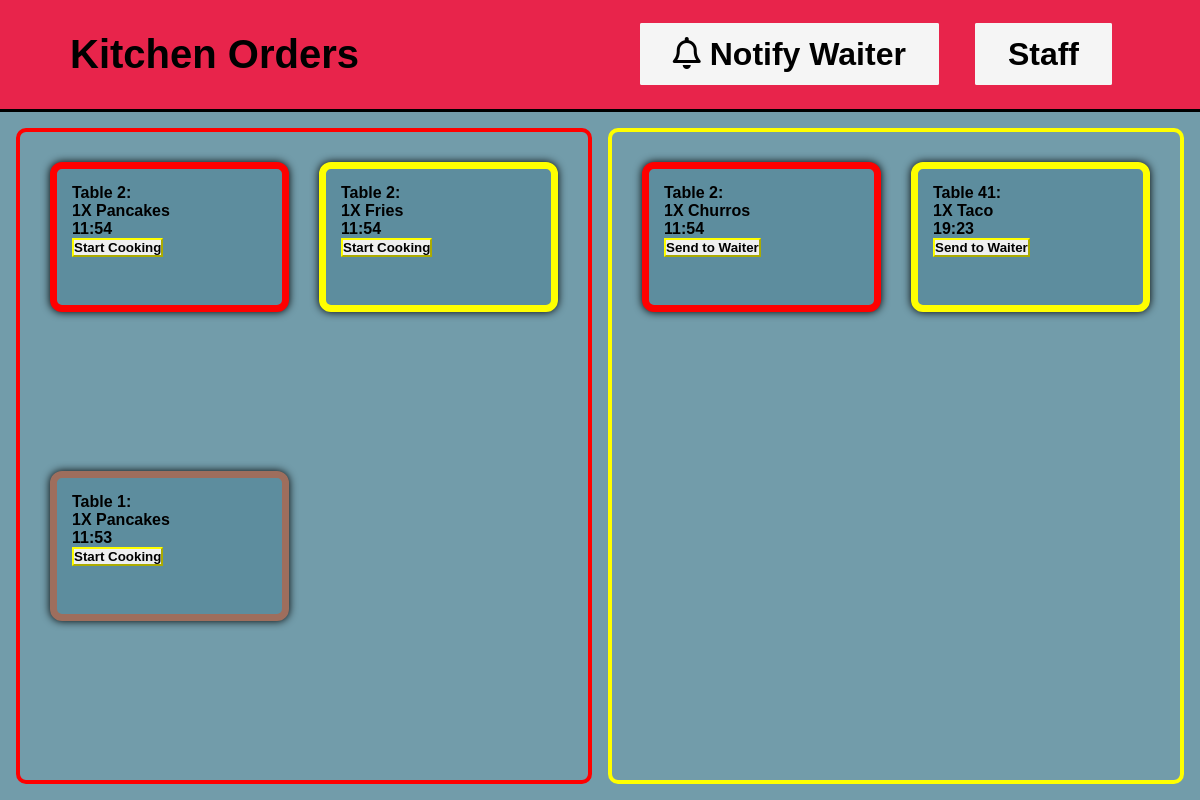
The page /app/kitchen/ on the database its author committed.
### app/models.py (models this page shows, shortened)
class Orders(models.Model):
    statusOptions = {
        ("REC", "Received"),
        ("CKG", "Cooking"),
        ("RTC", "Ready to collect"),
        ("UPD", "Not paid for"),
        ("COM", "Completed"),
    }
    orderID = models.AutoField(primary_key=True)
    table = models.IntegerField()
    menuItem = models.ForeignKey(MenuItem, on_delete=models.CASCADE)
    quantity = models.IntegerField()
    status = models.CharField(max_length=3, choices=statusOptions) #default="REC"
    timestamp = models.DateTimeField(auto_now_add=True)
    class Meta:
        ordering = ['timestamp']

class MenuItem(models.Model):
    categoryOptions = {
        ('starters', 'Starter'),
        ('mains', 'Main'),
        ('desserts', 'Dessert'),
        ('drinks', 'Drink')
    }
    spiceOptions = {
        ('spiceless', 'Spiceless'), #there is no filter option for this but it is the default option (?)
        ('mild', 'Mild'),
        ('hot', 'Hot'),
        ('atomic', 'Atomic')
    }
    allergyOptions = {
        ('none', 'None'), #there is no filter option for this but it is the default option (?)
        ('dairy', 'Dairy'),
        ('gluten', 'Gluten'),
        ('nuts', 'Nuts'),
        ('vegetarian', 'Vegetarian')
    }
    menuItemID = models.AutoField(primary_key=True)
    available = models.BooleanField()
    name = models.CharField(max_length=30)
    description = models.CharField(max_length=120, default = 'Delicious meal')
    price = models.FloatField()
    calories = models.IntegerField(validators=[MaxValueValidator(3500)], default = 150)
    image = models.ImageField(upload_to='MenuItemImages/', blank=False, null=False)
    category = models.CharField(max_length=30, default = 'mains', choices=categoryOptions)
    spice = models.CharField(max_length = 15, default = 'spiceless', choices=spiceOptions)
    allergy = models.CharField(max_length = 30, default = 'none', choices=allergyOptions) #uses string, not discrete options
    def __str__(self):
        return self.name

### app/views.py (the view)
# urls.py: path('kitchen/', kitchen, name='kitchen'),
def kitchen(request):
    RECOrders = Orders.objects.filter(status="REC")
    CKGOrders = Orders.objects.filter(status="CKG")
    context = {
        'RECOrders': RECOrders,
        'CKGOrders': CKGOrders,
    }
    return render(request, 'kitchen.html', context)

### app/templates/kitchen.html (shortened to what this page needs)
<!DOCTYPE html>
<html lang="en">
<head>
  {% load static %}
  <link rel="stylesheet" type="text/css" href="{% static 'app/style.css' %}">
  <link rel="stylesheet" type="text/css" href="{% static 'app/kitchen.css' %}">
  <link rel="stylesheet" href="https://cdnjs.cloudflare.com/ajax/libs/font-awesome/6.5.1/css/all.min.css"
 />
  <link rel="stylesheet" href="https://cdnjs.cloudflare.com/ajax/libs/font-awesome/6.5.1/css/all.min.css">
</head>
<body>
  <nav class="navbar">
    <div class="logo">Kitchen Orders</div>
    <ul class="pages">
      <li><a href="{% url 'kitchenCallWaiter' %}"><i class="fa-regular fa-bell"></i>&nbsp;Notify Waiter</a></li>
      <li><a href="{% url 'staffPick' %}">Staff</a></li>
    </ul>
  </nav>
  <article class="orders">
    <section class="grid" id="grid1">
      {% for order in RECOrders %}
        <div class="staff-order">
          <p>Table {{ order.table }}:<br> {{ order.quantity }}X {{ order.menuItem }}<br>{{ order.timestamp|time:"H:i" }}</p>
          <form method="post" action="{% url 'moveToCooking' order_id=order.orderID %}">
            <button type="submit" class="RECStatus bottom-button">Start Cooking</button>
        </form>
        </div>
      {% endfor %}
    </section>
    <section class="grid" id="grid2">
      {% for order in CKGOrders %}
        <div class="staff-order">
          <p>Table {{ order.table }}:<br> {{ order.quantity }}X {{ order.menuItem }}<br>{{ order.timestamp|time:"H:i" }}</p>
          <form method="post" action="{% url 'sendToWaiter' order_id=order.orderID %}">
            <button type="submit" class="RECStatus bottom-button">Send to Waiter</button>
        </form>
        </div>
      {% endfor %}
    </section>
  </article>
  </body>

### app/static/app/style.css (style rules this page uses)
* { margin: 0; padding: 0; box-sizing: border-box; font-family: Verdana, sans-serif; font-weight: bold; }
nav { width: 100%; padding: 20px 70px; background: rgb(232, 36, 75); border-bottom: 3px solid black; align-items: center; justify-content: space-between; display: flex; z-index: 1; padding-block: 2rem; position: sticky; top: 0; }
nav * { align-items: flex-start; }
html, body { height: 100%; }
body { background-color: #729caa; overflow-y: auto; display: flex; flex-direction: column; }
.pages { display: flex; list-style-type: none; }
.pages li { margin: 3px; }
.pages li a { color: black; font-size: 32px; border: 3px solid whitesmoke; padding: 10px 30px; margin: 0 15px; background-color: whitesmoke; transition: 0.3s ease; text-decoration: none; border-radius: 2px; font-weight: bold; font-family: 'Lucida Sans', 'Lucida Sans Regular', 'Lucida Grande', 'Lucida Sans Unicode', Geneva, Verdana, sans-serif; }
.logo { font-size: 40px; }
.grid { display: grid; grid-template-columns: repeat(auto-fill, minmax(250px, 1fr)); padding: 15px; flex: 1; background-color: #729caa; overflow-y: auto; }
.bottom-button { max-width: 100px; }
a:visited, a:link { color: #2e305b; text-decoration: none; font-size: 30px; }
.staff-order { display: flex; flex-direction: column; height: 150px; font-weight: bold; border: 7px solid #9e6e5d; background-color: #5d8d9e; border-radius: 12px; padding: 15px; margin: 15px; text-align: left; box-shadow: 0 0 9px #000000; overflow: auto; }
.grid { overflow-y: auto; }
button { cursor: pointer; }

### app/static/app/kitchen.css (style rules this page uses)
html, body { height: 100%; display: flex; flex-flow: column nowrap; }

### rows shown on the page
Orders: table "2", quantity "1", menuItem "Pancakes", timestamp "11:54"
Orders: table "2", quantity "1", menuItem "Fries", timestamp "11:54"
Orders: table "1", quantity "1", menuItem "Pancakes", timestamp "11:53"
Orders: table "2", quantity "1", menuItem "Churros", timestamp "11:54"
Orders: table "41", quantity "1", menuItem "Taco", timestamp "19:23"
